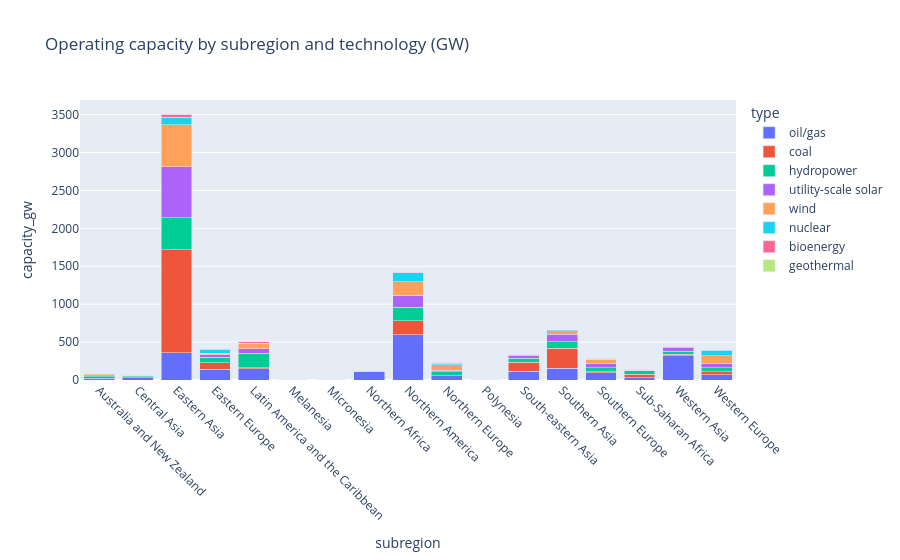

Notebook code for this chart:
### Code cell
# Same breakdown at the finer subregion grain — useful for spotting
# fast-growing developing regions (South/Southeast Asia, Sub-Saharan Africa)
mix_by_subregion = (
    operating.groupby(['subregion', 'type'])['capacity_mw'].sum()
    .div(1000)
    .rename('capacity_gw')
    .reset_index()
)

fig = px.bar(
    mix_by_subregion, x='subregion', y='capacity_gw', color='type',
    title='Operating capacity by subregion and technology (GW)',
    barmode='stack', color_discrete_map=TYPE_COLORS,
    category_orders={'type': TYPE_ORDER}
)
fig.update_xaxes(tickangle=45)
fig.show()

### Figure 1 — Plotly figure (JSON) as saved in the notebook; plotly's stock layout.template omitted (floating-point values rounded to 4 significant figures)
{"data": [{"hovertemplate": "type=oil/gas<br>subregion=%{x}<br>capacity_gw=%{y}<extra></extra>", "legendgroup": "oil/gas", "marker": {"color": "#636EFA", "pattern": {"shape": ""}}, "name": "oil/gas", "orientation": "v", "showlegend": true, "textposition": "auto", "type": "bar", "x": ["Australia and New Zealand", "Central Asia", "Eastern Asia", "Eastern Europe", "Latin America and the Caribbean", "Melanesia", "Micronesia", "Northern Africa", "Northern America", "Northern Europe", "Polynesia", "South-eastern Asia", "Southern Asia", "Southern Europe", "Sub-Saharan Africa", "Western Asia", "Western Europe"], "xaxis": "x", "y": [21.54, 26.8, 358.7, 143.9, 146.6, 0.616, 0.198, 105.6, 594.3, 53.34, 0.074, 112.8, 152.0, 96.76, 30.01, 317.4, 72.17], "yaxis": "y"}, {"hovertemplate": "type=coal<br>subregion=%{x}<br>capacity_gw=%{y}<extra></extra>", "legendgroup": "coal", "marker": {"color": "#EF553B", "pattern": {"shape": ""}}, "name": "coal", "orientation": "v", "showlegend": true, "textposition": "auto", "type": "bar", "x": ["Australia and New Zealand", "Central Asia", "Eastern Asia", "Eastern Europe", "Latin America and the Caribbean", "Melanesia", "Northern Africa", "Northern America", "Northern Europe", "South-eastern Asia", "Southern Asia", "Southern Europe", "Sub-Saharan Africa", "Western Asia", "Western Europe"], "xaxis": "x", "y": [23.38, 16.85, 1357.0, 82.37, 15.29, 0.37, 4.092, 190.3, 1.314, 123.9, 266.3, 13.58, 48.82, 24.8, 33.73], "yaxis": "y"}, {"hovertemplate": "type=hydropower<br>subregion=%{x}<br>capacity_gw=%{y}<extra></extra>", "legendgroup": "hydropower", "marker": {"color": "#00CC96", "pattern": {"shape": ""}}, "name": "hydropower", "orientation": "v", "showlegend": true, "textposition": "auto", "type": "bar", "x": ["Australia and New Zealand", "Central Asia", "Eastern Asia", "Eastern Europe", "Latin America and the Caribbean", "Melanesia", "Northern Africa", "Northern America", "Northern Europe", "South-eastern Asia", "Southern Asia", "Southern Europe", "Sub-Saharan Africa", "Western Asia", "Western Europe"], "xaxis": "x", "y": [13.33, 13.41, 426.8, 73.79, 188.3, 0.412, 6.866, 176.4, 54.42, 51.68, 83.61, 54.31, 40.46, 36.88, 58.32], "yaxis": "y"}, {"hovertemplate": "type=utility-scale solar<br>subregion=%{x}<br>capacity_gw=%{y}<extra></extra>", "legendgroup": "utility-scale solar", "marker": {"color": "#AB63FA", "pattern": {"shape": ""}}, "name": "utility-scale solar", "orientation": "v", "showlegend": true, "textposition": "auto", "type": "bar", "x": ["Australia and New Zealand", "Central Asia", "Eastern Asia", "Eastern Europe", "Latin America and the Caribbean", "Melanesia", "Micronesia", "Northern Africa", "Northern America", "Northern Europe", "Polynesia", "South-eastern Asia", "Southern Asia", "Southern Europe", "Sub-Saharan Africa", "Western Asia", "Western Europe"], "xaxis": "x", "y": [14.21, 3.878, 666.4, 32.28, 64.65, 0.1151, 0.1271, 5.898, 157.0, 18.86, 0.0341, 30.68, 103.2, 53.12, 10.31, 47.27, 59.78], "yaxis": "y"}, {"hovertemplate": "type=wind<br>subregion=%{x}<br>capacity_gw=%{y}<extra></extra>", "legendgroup": "wind", "marker": {"color": "#FFA15A", "pattern": {"shape": ""}}, "name": "wind", "orientation": "v", "showlegend": true, "textposition": "auto", "type": "bar", "x": ["Australia and New Zealand", "Central Asia", "Eastern Asia", "Eastern Europe", "Latin America and the Caribbean", "Melanesia", "Northern Africa", "Northern America", "Northern Europe", "Polynesia", "South-eastern Asia", "Southern Asia", "Southern Europe", "Sub-Saharan Africa", "Western Asia", "Western Europe"], "xaxis": "x", "y": [15.56, 3.03, 554.5, 18.7, 61.44, 0.0719, 5.748, 176.3, 73.28, 0.0014, 11.04, 41.66, 55.02, 6.249, 15.71, 95.71], "yaxis": "y"}, {"hovertemplate": "type=nuclear<br>subregion=%{x}<br>capacity_gw=%{y}<extra></extra>", "legendgroup": "nuclear", "marker": {"color": "#19D3F3", "pattern": {"shape": ""}}, "name": "nuclear", "orientation": "v", "showlegend": true, "textposition": "auto", "type": "bar", "x": ["Eastern Asia", "Eastern Europe", "Latin America and the Caribbean", "Northern America", "Northern Europe", "Southern Asia", "Southern Europe", "Sub-Saharan Africa", "Western Asia", "Western Europe"], "xaxis": "x", "y": [101.2, 56.95, 5.361, 117.1, 18.34, 12.77, 8.135, 1.94, 6.116, 73.4], "yaxis": "y"}, {"hovertemplate": "type=bioenergy<br>subregion=%{x}<br>capacity_gw=%{y}<extra></extra>", "legendgroup": "bioenergy", "marker": {"color": "#FF6692", "pattern": {"shape": ""}}, "name": "bioenergy", "orientation": "v", "showlegend": true, "textposition": "auto", "type": "bar", "x": ["Australia and New Zealand", "Eastern Asia", "Eastern Europe", "Latin America and the Caribbean", "Melanesia", "Northern Africa", "Northern America", "Northern Europe", "South-eastern Asia", "Southern Asia", "Southern Europe", "Sub-Saharan Africa", "Western Asia", "Western Europe"], "xaxis": "x", "y": [0.5833, 42.16, 1.207, 22.35, 0.0528, 0.2254, 12.47, 14.72, 7.318, 3.289, 2.148, 1.609, 1.581, 5.544], "yaxis": "y"}, {"hovertemplate": "type=geothermal<br>subregion=%{x}<br>capacity_gw=%{y}<extra></extra>", "legendgroup": "geothermal", "marker": {"color": "#B6E880", "pattern": {"shape": ""}}, "name": "geothermal", "orientation": "v", "showlegend": true, "textposition": "auto", "type": "bar", "x": ["Australia and New Zealand", "Eastern Asia", "Eastern Europe", "Latin America and the Caribbean", "Melanesia", "Northern America", "Northern Europe", "South-eastern Asia", "Southern Asia", "Southern Europe", "Sub-Saharan Africa", "Western Asia", "Western Europe"], "xaxis": "x", "y": [1.423, 0.6394, 0.0774, 1.734, 0.03, 3.744, 0.8394, 4.451, 0.005, 0.8941, 0.8515, 1.892, 0.0462], "yaxis": "y"}], "layout": {"barmode": "stack", "legend": {"title": {"text": "type"}, "tracegroupgap": 0}, "title": {"text": "Operating capacity by subregion and technology (GW)"}, "xaxis": {"anchor": "y", "domain": [0.0, 1.0], "tickangle": 45, "title": {"text": "subregion"}}, "yaxis": {"anchor": "x", "domain": [0.0, 1.0], "title": {"text": "capacity_gw"}}}}
